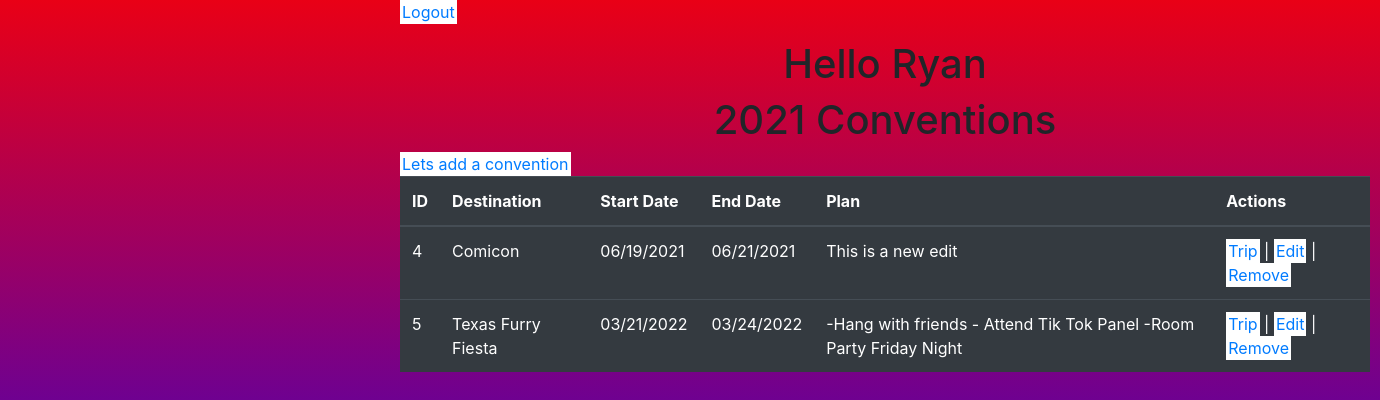
The page /profile (signed in) on the database as committed earlier.
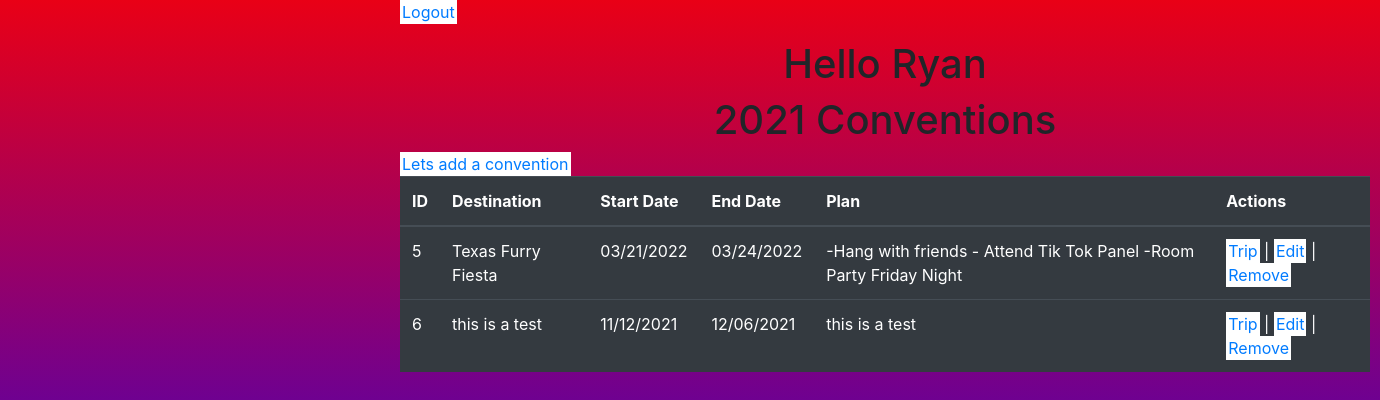
The same page on the database as committed later.
### hire/models.py (models this page shows)
class User(models.Model):
    first_name = models.CharField(max_length=50)
    last_name = models.CharField(max_length=50)
    user_name = models.CharField(max_length=50)
    email = models.CharField(max_length=50)
    password = models.CharField(max_length=50)
    objects = UserManager()

class Con(models.Model):
    destination = models.CharField(max_length = 255)
    start_date = models.DateTimeField()
    end_date = models.DateTimeField()
    plan = models.CharField(max_length = 255)
    created_at = models.DateTimeField(auto_now_add=True)
    updated_at = models.DateTimeField(auto_now=True)
    objects = ConManager()

### hire/views.py (the view)
# urls.py: path('profile', views.profile),
def profile(request):
    if 'user_id' not in request.session:
        return redirect('/')
    this_user = User.objects.filter(id = request.session['user_id'])
    this_con = Con.objects.all()
    context = {
        'user': this_user[0],
        'cons': this_con
    }
    return render (request, 'profile.html', context)

### hire/templates/profile.html (shortened to what this page needs)
<!DOCTYPE html>
<html lang="en">
<head>
    <link rel="stylesheet" href="https://cdn.jsdelivr.net/npm/bootstrap@4.6.0/dist/css/bootstrap.min.css">
    {% load static %}
    <link rel="stylesheet" href="{% static '/css/style.css' %}">
</head>
<body>
    <p><a href="/logout">Logout</a>
    <h1>Hello {{user.first_name}}</h1>
    <h1>2021 Conventions</h1>
    <table class="table table-dark">
        <thead>
            <tr>
                <th>ID</th>
                <th>Destination</th>
                <th>Start Date</th>
                <th>End Date</th>
                <th>Plan</th>
                <th>Actions</th>
            </tr>
        </thead>
        <tbody>
        {% for con in cons %}
            <tr>
                <td>{{con.id}}</td>
                <td>{{con.destination}}</td>
                <td>{{con.start_date |date:"SHORT_DATE_FORMAT"}}</td>
                <td>{{con.end_date|date:"SHORT_DATE_FORMAT"}}</td>
                <td>{{con.plan}}</td>
                <td><a href="/{{con.id}}">Trip</a> | <a href="/{{con.id}}/edit">Edit</a> | <a href="/{{con.id}}/remove">Remove</a></td>
            </tr>
        {% endfor %}
        </tbody>
        <a href="/new">Lets add a convention </a>
    </table>
</body>
</html>

### hire/static/css/style.css (style rules this page uses)
body { width: 970px; background-image: linear-gradient( #e90016, #5001af, #1200ec); background-repeat: no-repeat; align-items: center; margin-left: 400px; height:1000px ; }
h1 { text-align: center; }
a { text-align: center; background-color: white; text-decoration: none; padding: 2px; }

Rows that differ between the two databases and show on the page:
removed Con: id "4", destination "Comicon", start_date "06/19/2021", end_date "06/21/2021", plan "This is a new edit"
added Con: id "6", destination "this is a test", start_date "11/12/2021", end_date "12/06/2021", plan "this is a test"
